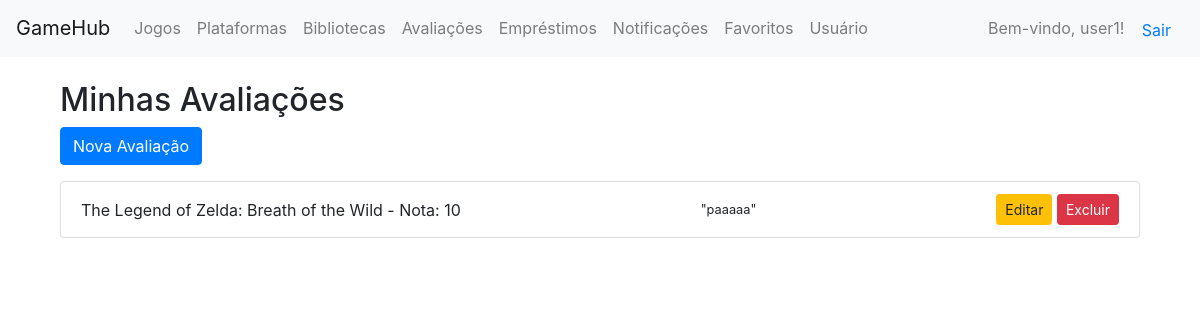
Page /avaliacoes/ (signed in) on the committed database.
### core/models.py (models this page shows, shortened)
class Usuario(AbstractUser):
    data_nascimento = models.DateField(null=True, blank=True)

class Avaliacao(models.Model):
    usuario = models.ForeignKey(Usuario, on_delete=models.CASCADE)
    jogo = models.ForeignKey(Jogo, on_delete=models.CASCADE)
    nota = models.IntegerField()
    comentario = models.TextField(blank=True)
    data = models.DateTimeField(auto_now_add=True)

class Jogo(models.Model):
    titulo = models.CharField(max_length=100)
    descricao = models.TextField(blank=True)
    categoria = models.ForeignKey(Categoria, on_delete=models.CASCADE)
    plataforma = models.ForeignKey(Plataforma, on_delete=models.CASCADE)
    desenvolvedora = models.ForeignKey(Desenvolvedora, on_delete=models.SET_NULL, null=True)
    def __str__(self):
        return self.titulo

### core/views.py (the view)
# urls.py: path('avaliacoes/', views.avaliacao_list, name='avaliacao_list'),
@login_required
def avaliacao_list(request):
    avaliacoes = Avaliacao.objects.all()
    return render(request, 'avaliacoes/avaliacao_list.html', {'avaliacoes': avaliacoes})

### core/templates/avaliacoes/avaliacao_list.html (shortened to what this page needs)
{% extends 'base.html' %}
{% block content %}
<div class="container mt-4">
    <h2>Minhas Avaliações</h2>
    <a href="{% url 'avaliacao_create' %}" class="btn btn-primary mb-3">Nova Avaliação</a>
    <ul class="list-group">
        {% for avaliacao in avaliacoes %}
            <li class="list-group-item d-flex justify-content-between align-items-center">
                {{ avaliacao.jogo }} - Nota: {{ avaliacao.nota }} <br>
                <small>"{{ avaliacao.comentario }}"</small>
                <div>
                    <a href="{% url 'avaliacao_update' avaliacao.pk %}" class="btn btn-warning btn-sm">Editar</a>
                    <a href="{% url 'avaliacao_delete' avaliacao.pk %}" class="btn btn-danger btn-sm">Excluir</a>
                </div>
            </li>
        {% endfor %}
    </ul>
</div>
{% endblock %}

### core/templates/base.html (shortened to what this page needs)
<!DOCTYPE html>
<html lang="pt-br">
<head>
    <link rel="stylesheet" href="https://stackpath.bootstrapcdn.com/bootstrap/4.5.2/css/bootstrap.min.css">
</head>
<body>
    <header>
        <nav class="navbar navbar-expand-lg navbar-light bg-light">
            <a class="navbar-brand" href="{% url 'home' %}">GameHub</a>
            <div class="collapse navbar-collapse">
                <ul class="navbar-nav">
                    <li class="nav-item"><a class="nav-link" href="{% url 'jogo_list' %}">Jogos</a></li>
                    <li class="nav-item"><a class="nav-link" href="{% url 'plataforma_list' %}">Plataformas</a></li>
                    <li class="nav-item"><a class="nav-link" href="{% url 'biblioteca_list' %}">Bibliotecas</a></li>
                    <li class="nav-item"><a class="nav-link" href="{% url 'avaliacao_list' %}">Avaliações</a></li>
                    <li class="nav-item"><a class="nav-link" href="{% url 'emprestimo_list' %}">Empréstimos</a></li>
                    <li class="nav-item"><a class="nav-link" href="{% url 'notificacao_list' %}">Notificações</a></li>
                    <li class="nav-item"><a class="nav-link" href="{% url 'favorito_list' %}">Favoritos</a></li>
                    <li class="nav-item"><a class="nav-link" href="{% url 'usuario_list' %}">Usuário</a></li>
                </ul>
                <div class="ml-auto">
                    {% if user.is_authenticated %}
                        <span class="navbar-text">Bem-vindo, {{ user.username }}!</span>
                        <form action="{% url 'logout' %}" method="post" style="display:inline;">
                            <button type="submit" class="btn btn-link">Sair</button>
                        </form>
                    {% else %}
                        <a class="btn btn-primary" href="{% url 'login' %}">Login</a>
                        <a class="btn btn-secondary" href="{% url 'register' %}">Registrar</a>
                    {% endif %}
                </div>
            </div>
        </nav>
    </header>
    <main class="container mt-4">
        {% block content %}{% endblock %}
    </main>
</body>
</html>

### rows in the picture
Usuario: username "user1"
Avaliacao: jogo "The Legend of Zelda: Breath of the Wild", nota "10", comentario "paaaaa"
